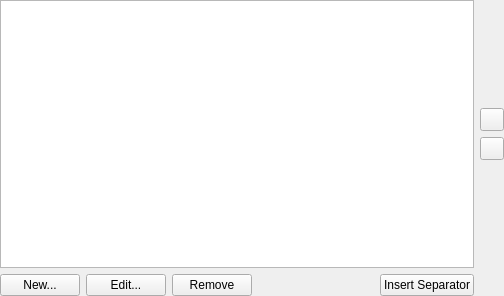
<ui version="4.0" >
 <class>ExternalToolsConfigWidget</class>
 <widget class="QWidget" name="ExternalToolsConfigWidget" >
  <property name="geometry" >
   <rect>
    <x>0</x>
    <y>0</y>
    <width>504</width>
    <height>296</height>
   </rect>
  </property>
  <layout class="QGridLayout" name="gridLayout_2" >
   <property name="margin" >
    <number>0</number>
   </property>
   <item row="0" column="0" >
    <layout class="QGridLayout" name="gridLayout" >
     <item rowspan="4" row="0" column="0" >
      <widget class="KListWidget" name="lbTools" />
     </item>
     <item row="0" column="1" >
      <spacer name="verticalSpacer" >
       <property name="orientation" >
        <enum>Qt::Vertical</enum>
       </property>
       <property name="sizeHint" stdset="0" >
        <size>
         <width>20</width>
         <height>98</height>
        </size>
       </property>
      </spacer>
     </item>
     <item row="3" column="1" >
      <spacer name="verticalSpacer_2" >
       <property name="orientation" >
        <enum>Qt::Vertical</enum>
       </property>
       <property name="sizeHint" stdset="0" >
        <size>
         <width>17</width>
         <height>108</height>
        </size>
       </property>
      </spacer>
     </item>
     <item row="4" column="0" >
      <layout class="QHBoxLayout" name="horizontalLayout" >
       <item>
        <widget class="QPushButton" name="btnNew" >
         <property name="text" >
          <string>New...</string>
         </property>
        </widget>
       </item>
       <item>
        <widget class="QPushButton" name="btnEdit" >
         <property name="text" >
          <string>Edit...</string>
         </property>
        </widget>
       </item>
       <item>
        <widget class="QPushButton" name="btnRemove" >
         <property name="text" >
          <string>Remove</string>
         </property>
        </widget>
       </item>
       <item>
        <spacer name="horizontalSpacer" >
         <property name="orientation" >
          <enum>Qt::Horizontal</enum>
         </property>
         <property name="sizeHint" stdset="0" >
          <size>
           <width>40</width>
           <height>20</height>
          </size>
         </property>
        </spacer>
       </item>
       <item>
        <widget class="QPushButton" name="btnSeparator" >
         <property name="text" >
          <string>Insert Separator</string>
         </property>
        </widget>
       </item>
      </layout>
     </item>
     <item row="1" column="1" >
      <widget class="QToolButton" name="btnMoveUp" />
     </item>
     <item row="2" column="1" >
      <widget class="QToolButton" name="btnMoveDown" />
     </item>
    </layout>
   </item>
  </layout>
 </widget>
 <customwidgets>
  <customwidget>
   <class>KListWidget</class>
   <extends>QListWidget</extends>
   <header>klistwidget.h</header>
  </customwidget>
 </customwidgets>
 <resources/>
 <connections/>
</ui>
